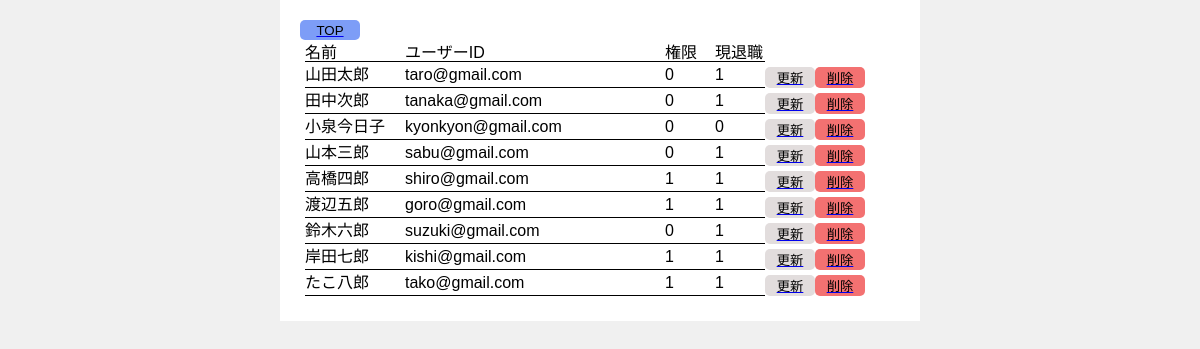
The app's page /sarch.php with its own data.
### tables this page shows
CREATE TABLE `gs_user_table` (
  `id` int(12) NOT NULL,
  `name` varchar(64) NOT NULL,
  `lid` varchar(128) NOT NULL,
  `lpw` varchar(64) NOT NULL,
  `kanri_flg` int(1) NOT NULL,
  `life_flg` int(1) NOT NULL
);

### funcs.php (called while the page is built, shortened)
<?php
function h($val){
    return htmlspecialchars($val,ENT_QUOTES);
}
?>

### sarch.php (the view, shortened to what this page needs)
<!DOCTYPE html>
<html lang="ja">
<head>
    <link rel="stylesheet" href="css/user.css">
    <link rel="stylesheet" href="css/reset.css">
</head>
<body>
<div id="wapper">
<?PHP
require_once('funcs.php');
$pdo = db_conn();
$stmt = $pdo->prepare('SELECT * FROM gs_user_table ');
$status = $stmt->execute();
$view = "";
if ($status == false) {
    sql_error($status);
} else {
    while ($result = $stmt->fetch(PDO::FETCH_ASSOC)) {
        $view .= '<div class="sarch_flex">';
        $view .= '<span class="s">' ;
        $view .= h($result['name']);
        $view .= '</span>';
        $view .= '<span class="s2">' ;
        $view .= h($result['lid']);
        $view .= '</span>';
        $view .= '<span class="s3">' ;
        $view .= h($result['kanri_flg']);
        $view .= '</span>';
        $view .= '<span class="s3">' ;
        $view .= h($result['life_flg']);
        $view .= '</span>';
        $view .= '<a href="detail.php?id=' .$result['id'].  '">';
        $view .= '<button class="b3">更新</button>';
        $view .= '</a>';
        $view .= '<a href="delete.php?id=' .$result['id'].   '">';
        $view .= '<button class="b4">削除</button>';
        $view .= '</a>';
        $view .= '</div>';
    }
}
?>
        <div class="head">
            <a href="index.php">
                <button class="b5">TOP</button>
            </a>
        </div>
        <div class="sarch_flex">
            <span class="s">名前</span>
            <span class="s2">ユーザーID</span>
            <span class="s3">権限</span>
            <span class="s3">現退職</span>
        </div>
        <div class="sarch">
            <?php echo $view ?>
        </div>
</div>
</body>
</html>

### CSS/user.css (style rules this page uses)
body { background-color: rgb(240, 240, 240); }
#wapper { font-family: 'Quicksand', sans-serif; font-family: 'Noto Sans JP', sans-serif; width: 60%; max-width: 600px; margin: 0 auto; background-color: white; border: sorid 1px black; padding: 20px; }
.s { display: block; width: 100px; border-bottom: solid 1px black; }
.s2 { display: block; width: 260px; border-bottom: solid 1px black; }
.s3 { display: block; width: 50px; border-bottom: solid 1px black; }
.sarch_flex { display: flex; margin: 5px; }
.b3 { width: 50px; display: block; border: none; border-radius: 5px; background-color: rgb(226, 221, 221); margin: 0 auto; text-decoration: none; }
.b4 { width: 50px; display: block; border: none; border-radius: 5px; background-color: rgb(243, 113, 113); margin: 0 auto; text-decoration: none; }
.b5 { width: 60px; height: 20px; display: block; border: none; border-radius: 5px; background-color: rgb(125, 157, 247); text-decoration: none; }

### records on screen
gs_user_table: value "山田太郎 taro@gmail.com 0 1"
gs_user_table: value "田中次郎 tanaka@gmail.com 0 1"
gs_user_table: value "小泉今日子 kyonkyon@gmail.com 0 0"
gs_user_table: value "山本三郎 sabu@gmail.com 0 1"
gs_user_table: value "高橋四郎 shiro@gmail.com 1 1"
gs_user_table: value "渡辺五郎 goro@gmail.com 1 1"
gs_user_table: value "鈴木六郎 suzuki@gmail.com 0 1"
gs_user_table: value "岸田七郎 kishi@gmail.com 1 1"
gs_user_table: value "たこ八郎 tako@gmail.com 1 1"
